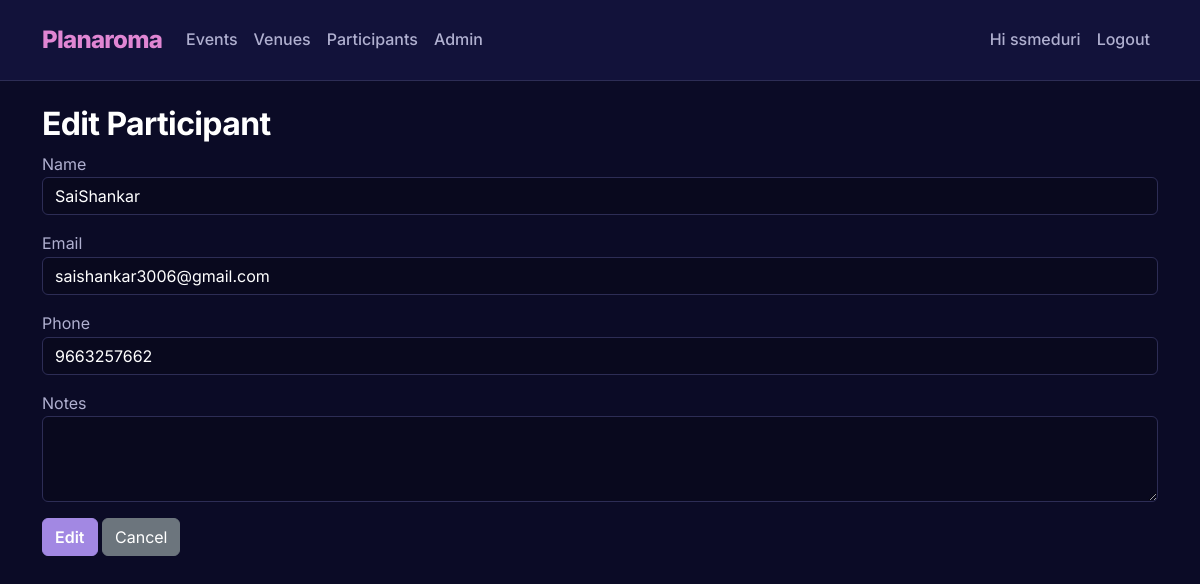
/participant/3/edit (signed in), run on the app's committed database.
### app/models.py (models this page shows, shortened)
class User(UserMixin, db.Model):
    __tablename__ = 'user'
    id = db.Column(db.Integer, primary_key=True)
    username = db.Column(db.String(80), unique=True, nullable=False)
    password_hash = db.Column(db.String(200), nullable=False)
    role = db.Column(db.String(20), nullable=False, default='viewer')  # admin, staff, viewer

class Participant(db.Model):
    __tablename__ = 'participant'
    id = db.Column(db.Integer, primary_key=True)
    name = db.Column(db.String(150), nullable=False)
    email = db.Column(db.String(200), nullable=True)
    phone = db.Column(db.String(50), nullable=True)
    notes = db.Column(db.Text, nullable=True)  # added notes column
    event_assoc = db.relationship('EventParticipant', back_populates='participant', cascade='all, delete-orphan')
    events = db.relationship(
        'Event',
        secondary='event_participants',
        back_populates='participants',
        overlaps="participant_assoc,event_assoc"
    )

### app/routes.py (the view, shortened to what this page needs)
@main_bp.route('/participant/<int:pid>/edit', methods=['GET', 'POST'])
@login_required
@require_roles('admin', 'staff')
def edit_participant(pid):
    p = Participant.query.get_or_404(pid)
    from .forms import ParticipantForm
    form = ParticipantForm(obj=p)
    if request.method == 'POST' and not form.validate():
        flash_form_errors(form)
    return render_template('participants/add_edit.html', form=form, action="Edit")

### app/forms.py
class ParticipantForm(FlaskForm):
    name = StringField('Name', validators=[DataRequired()])
    email = StringField('Email', validators=[Optional(), Email(message="Enter a valid email")])
    phone = StringField('Phone', validators=[
        Optional(),
        Length(min=10, max=15, message="Phone number must be between 10–15 digits"),
        Regexp(r'^\+?\d{10,15}$', message="Phone number must contain only digits (optional +)")
    ])
    notes = TextAreaField('Notes', validators=[Optional()])
    submit = SubmitField('Save')

### app/__init__.py (called while the page is built)
def create_app():
    app = Flask(__name__, static_folder='static', template_folder='templates')
    app.config.from_object(Config)
    db.init_app(app)
    login_manager.init_app(app)
    from .models import User
    @login_manager.user_loader
    def load_user(user_id):
        return User.query.get(int(user_id))
    from .routes import main_bp
    from .auth import auth_bp
    app.register_blueprint(main_bp)
    app.register_blueprint(auth_bp)
    return app

### app/utils.py (called while the page is built)
def require_roles(*roles):
    def decorator(f):
        @wraps(f)
        def wrapped(*args, **kwargs):
            if not current_user or not current_user.is_authenticated:
                abort(403)
            if current_user.role not in roles:
                abort(403)
            return f(*args, **kwargs)
        return wrapped
    return decorator

### app/templates/participants/add_edit.html (shortened to what this page needs)
{% extends 'base.html' %}
{% block content %}
<h2>{{ action }} Participant</h2>
<form method="POST" novalidate>
  <div class="mb-3">
    {{ form.name.label }}
    {{ form.name(class_='form-control', placeholder='Full name') }}
  </div>
  <div class="mb-3">
    {{ form.email.label }}
    {{ form.email(class_='form-control', placeholder='email@example.com') }}
  </div>
  <div class="mb-3">
    {{ form.phone.label }}
    {{ form.phone(class_='form-control', placeholder='+91-XXXXXXXXXX') }}
  </div>
  <div class="mb-3">
    {{ form.notes.label }}
    {{ form.notes(class_='form-control', rows=3) }}
  </div>
  <button class="btn btn-primary">{{ action }}</button>
  <a class="btn btn-secondary" href="{{ url_for('main.list_participants') }}">Cancel</a>
</form>
{% endblock %}

### app/templates/base.html (shortened to what this page needs)
<!doctype html>
<html lang="en">
<head>
    <link href="https://cdn.jsdelivr.net/npm/bootstrap@5.3.2/dist/css/bootstrap.min.css" rel="stylesheet">
    <link href="{{ url_for('static', filename='style.css') }}" rel="stylesheet">
</head>
<body>
<nav class="navbar navbar-expand-lg navbar-light bg-light mb-4">
  <div class="container">
    <a class="navbar-brand" href="{{ url_for('main.dashboard') }}">
        Planaroma
    </a>
    <div class="collapse navbar-collapse" id="navbarNav">
      <ul class="navbar-nav me-auto">
        <li class="nav-item">
          <a class="nav-link" href="{{ url_for('main.list_events') }}">Events</a>
        </li>
        <li class="nav-item">
          <a class="nav-link" href="{{ url_for('main.list_venues') }}">Venues</a>
        </li>
        <li class="nav-item">
          <a class="nav-link" href="{{ url_for('main.list_participants') }}">Participants</a>
        </li>
        {% if current_user.is_authenticated and current_user.role == 'admin' %}
        <li class="nav-item">
        <a class="nav-link" href="{{ url_for('main.admin_list_users') }}">Admin</a>
         </li>
{% endif %}
      </ul>
      <ul class="navbar-nav ms-auto">
        {% if current_user.is_authenticated %}
          <li class="nav-item">
            <a class="nav-link">Hi {{ current_user.username }}</a>
          </li>
          <li class="nav-item">
            <a class="nav-link" href="{{ url_for('auth.logout') }}">Logout</a>
          </li>
        {% else %}
          <li class="nav-item">
            <a class="nav-link" href="{{ url_for('auth.login') }}">Login</a>
          </li>
        {% endif %}
      </ul>
    </div>
  </div>
</nav>
<div class="container">
    {% block content %}{% endblock %}
</div>
</body>
</html>

### app/static/style.css (style rules this page uses)
:root { --bg-primary: #0B0B26; --card-surface: #12123A; --text-primary: #FFFFFF; --text-secondary: #B0B0D0; --accent-pink: #E086D3; --accent-purple: #A288E3; --border-color: #2D2D55; --border-radius: 12px; --font-family: 'Inter', sans-serif; }
body { background-color: var(--bg-primary); color: var(--text-secondary); font-family: var(--font-family); line-height: 1.6; }
h1, h2, h3, h4, h5, h6 { color: var(--text-primary); font-weight: 700; letter-spacing: -0.02em; }
a { color: var(--accent-purple); text-decoration: none; transition: color 0.2s ease; }
.navbar { background-color: var(--card-surface) !important; border-bottom: 1px solid var(--border-color); padding: 1rem 0; }
.navbar-brand { color: var(--accent-pink) !important; font-weight: 800; font-size: 1.5rem; letter-spacing: -0.03em; }
.nav-link { color: var(--text-secondary) !important; font-weight: 500; }
.btn-primary { background-color: var(--accent-purple); border-color: var(--accent-purple); color: #fff; font-weight: 600; }
.form-control, .form-select { background-color: rgba(0, 0, 0, 0.2); border: 1px solid var(--border-color); color: var(--text-primary); }
.form-control::placeholder { color: rgba(176, 176, 208, 0.5); }

### data on the page
User: username "ssmeduri"
Participant: name "SaiShankar", email "saishankar3006@gmail.com", phone "9663257662"

### other printed values
{{ action }} "Edit"
